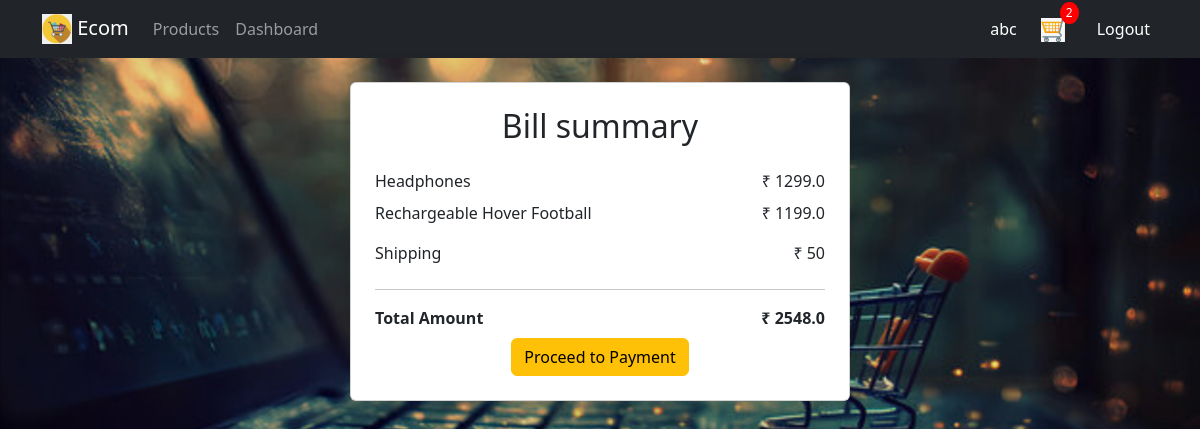
Page /checkout/ (signed in) on the committed database.
### user_app/models.py (models this page shows, shortened)
class CartItem(models.Model):
    user = models.ForeignKey(User, on_delete=models.CASCADE)
    product = models.ForeignKey(Product, on_delete=models.CASCADE)
    quantity = models.PositiveIntegerField(default=1)
    @property
    def subtotal(self):
        return self.product.price * self.quantity

### admin_app/models.py (models this page shows, shortened)
class Product(models.Model):
    name = models.CharField(max_length=200)
    price = models.FloatField()
    description = models.TextField(blank=True, null=True)
    image = models.ImageField(upload_to='products/', blank=True, null=True)
    category = models.ForeignKey(Category, on_delete=models.CASCADE)

### user_app/views.py (the view)
# urls.py: path('checkout/',views.checkout,name='checkout'),
@login_required(login_url='login')
def checkout(request):
    cart_items=CartItem.objects.filter(user=request.user)
    shipping=50
    tot_amount=sum(item.subtotal for item in cart_items)
    final_amount=tot_amount+shipping
    return render(request, 'user_app/checkout.html', {'tot':final_amount ,'shipping':shipping, 'item':cart_items})

### user_app/context_processors.py (called while the page is built)
def cart_count(request):
    CartItem = apps.get_model('user_app', 'CartItem')
    if request.user.is_authenticated:
        count = CartItem.objects.filter(user=request.user).count()
        return {'cart_count': count}
    return {'cart_count': 0}

### user_app/templates/user_app/checkout.html (shortened to what this page needs)
{% extends "user_app/base.html" %}
{% block content %}
<div class="container md-5 ">
    <div class="card shadow-lg p-4" style="max-width:500px; margin:auto; ">
        <h2 class="text-center mb-4">Bill summary</h2>
        <div class="d-flex flex-column justify-content-between mb-2">
            {% for item in item  %}
            <div class="d-flex justify-content-between mb-2 gap-3" >
            <span>{{item.product.name}}</span>
            <span>₹ {{item.product.price}}</span>
            </div>
            {% endfor %}
        </div>
        <div class="d-flex justify-content-between mb-2 gap-3">
            <span>Shipping</span>
            <span>₹ {{shipping}}</span>
        </div>
        <hr>
        <div class="d-flex justify-content-between mb-2">
            <strong>Total Amount</strong>
            <strong>₹ {{tot}}</strong>
        </div>
        <div class="d-flex justify-content-center ">
            <a href="#" class="btn btn-warning">Proceed to Payment</a>
        </div>
    </div>
</div>
{% endblock content %}

### user_app/templates/user_app/base.html (shortened to what this page needs)
{% load static %}
<!DOCTYPE html>
<html lang="en">
<head>
  <link href="https://cdn.jsdelivr.net/npm/bootstrap@5.3.8/dist/css/bootstrap.min.css" rel="stylesheet">
</head>
<body>
<nav class="navbar navbar-expand-lg navbar-dark bg-dark">
  <div class="container">
    <a class="navbar-brand" href="{% url 'home' %}">
      <img src="{% static 'user_app/images/icon.png' %}" width="30" height="30" class="d-inline-block align-text-top">
      Ecom
    </a>
    <div class="collapse navbar-collapse" id="navMenu">
      <ul class="navbar-nav me-auto mb-2 mb-lg-0">
        <li class="nav-item"><a class="nav-link" href="{% url 'products' %}">Products</a></li>
        {% if request.user.is_authenticated %}
        <li class="nav-item "><a class="nav-link" href="{% url 'dashboard_user' %}">Dashboard</a></li>
        {% endif %}
      </ul>
      <ul class="navbar-nav ms-auto align-items-center">
        {% if request.user.is_authenticated %}
          <li class="nav-item me-3">
            <span class="text-white">{{ request.user.username }}</span>
          </li>
          <li class="nav-item position-relative">
            <a class="nav-link text-white" href="{% url 'cart' %}">
              <img src="{% static 'user_app/images/cart.png' %}" class="nav-icon" alt="cart">
              {% if cart_count and cart_count > 0 %}
              <span class="cart-count">{{ cart_count }}</span>
              {% endif %}
            </a>
          </li><li class="nav-item ms-3"><a class="nav-link text-white" href="{% url 'logout' %}">Logout</a></li>
        {% endif %}
      </ul>
    </div>
  </div>
</nav>
<div class="container mt-4">
  {% block content %}{% endblock %}
</div>
</body>
</html>

### rows in the picture
CartItem: product.name "Headphones", product.price "1299.0"
CartItem: product.name "Rechargeable Hover Football", product.price "1199.0"

### other values in the picture
{{ request.user.username }} "abc"
{{ cart_count }} "2"
{{ shipping }} "50"
{{ tot }} "2548.0"
